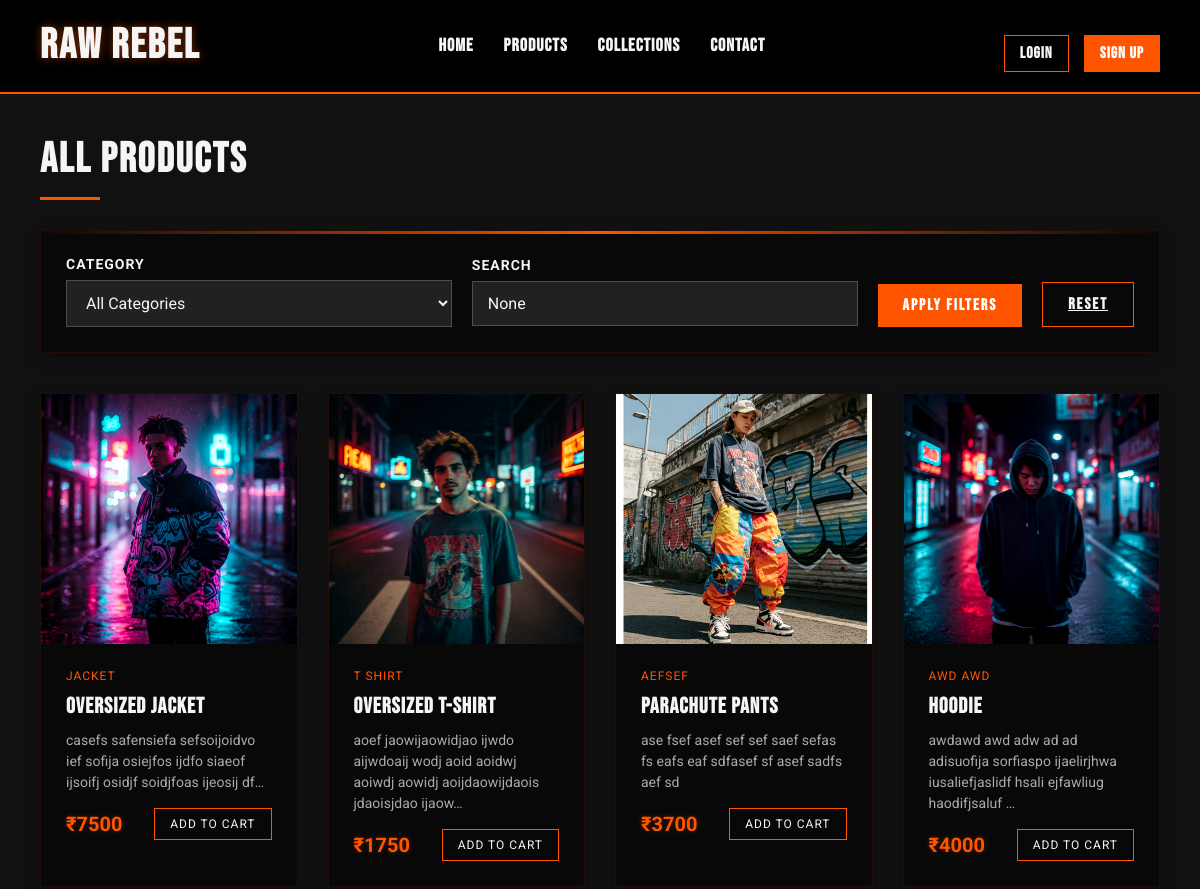
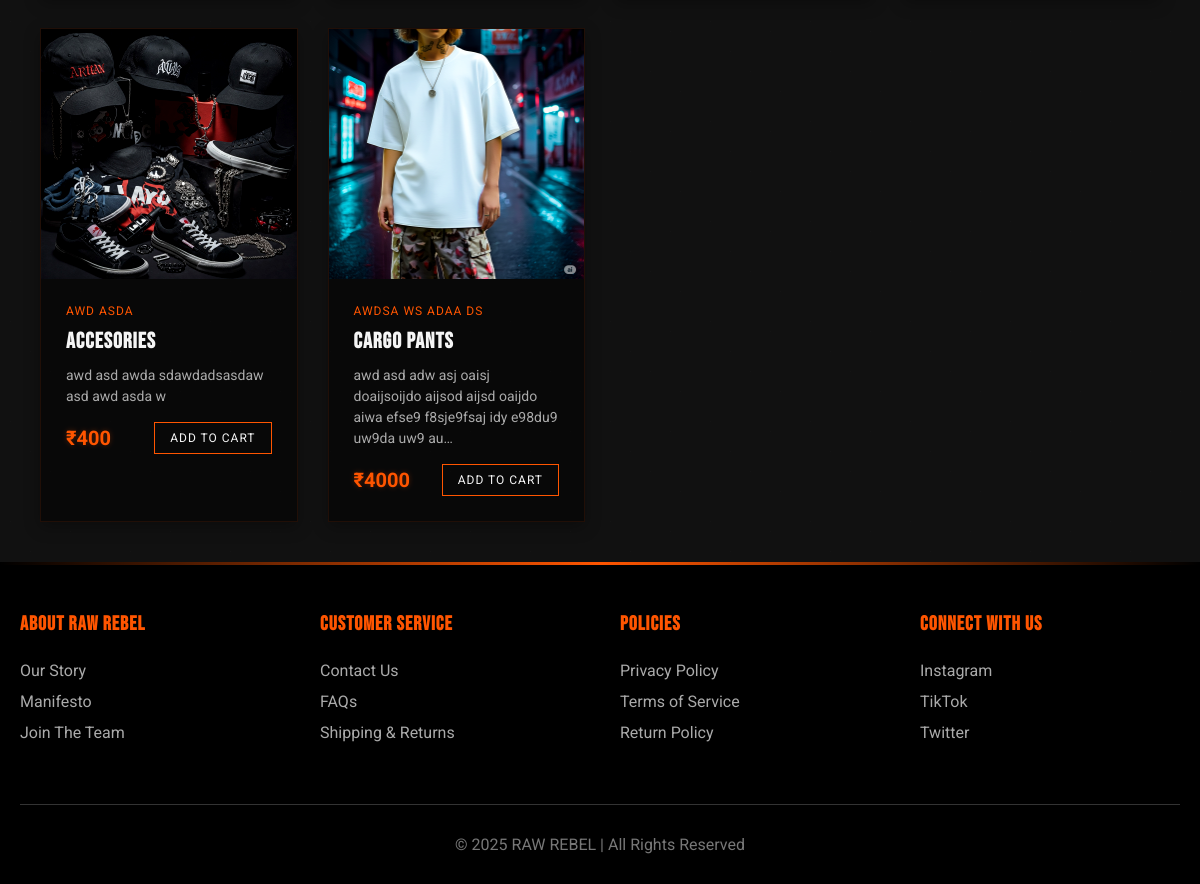
Screenshot of /products/ with the database file from the repository (2 pictures, top to bottom).
### shop/models.py (models this page shows, shortened)
class Product(models.Model):
    product_id = models.AutoField
    product_name = models.CharField(max_length=50)
    category = models.CharField(max_length=50, default="")
    subcategory = models.CharField(max_length=50, default="")
    price = models.IntegerField(default=0)
    desc = models.CharField(max_length=300)
    pub_date = models.DateField()
    image = models.ImageField(upload_to="shop\image", default="")

### shop/views.py (the view)
# urls.py: path('products/', views.products_view, name='products'),
def products_view(request):
    category = request.GET.get('category', None)
    search_query = request.GET.get('search', None)
    all_categories = Product.objects.values_list('category', flat=True).distinct()
    if category:
        products = Product.objects.filter(category=category)
    elif search_query:
        products = Product.objects.filter(product_name__icontains=search_query)
    else:
        products = Product.objects.all()
    context = {
        'products': products,
        'categories': all_categories,
        'selected_category': category,
        'search_query': search_query
    }
    return render(request, 'shop/products.html', context)

### shop/templates/shop/products.html (shortened to what this page needs)
<!DOCTYPE html>
<html lang="en">
<head>
</head>
<body>
  <header>
    <h1>RAW REBEL</h1>
    <nav>
      <ul>
        <li><a href="/homepage">Home</a></li>
        <li><a href="/products" class="active">Products</a></li>
        <li><a href="{% url 'collections' %}">Collections</a></li>
        <li><a href="{% url 'contact' %}">Contact</a></li>
      </ul>
    </nav>
    <div class="auth-buttons">
      {% if user.is_authenticated %}
        <a href="{% url 'logout' %}" class="auth-btn">Logout</a>
        <span class="welcome-text">Hello, {{ user.username }}</span>
      {% else %}
        <a href="{% url 'login' %}" class="auth-btn">Login</a>
        <a href="{% url 'signup' %}" class="auth-btn signup">Sign Up</a>
      {% endif %}
    </div>
  </header>
  <main>
    <h1 class="page-title">All Products</h1>
    <div class="filters-container">
      <form action="{% url 'products' %}" method="get" class="filters-form">
        <div class="filter-group">
          <label for="category">Category</label>
          <select name="category" id="category" class="filter-input">
            <option value="">All Categories</option>
          </select>
        </div>
        <div class="filter-group">
          <label for="search">Search</label>
          <input type="text" name="search" id="search" class="filter-input" value="{{ search_query }}" placeholder="Search products...">
        </div>
        <button type="submit" class="filter-button">Apply Filters</button>
        <a href="{% url 'products' %}" class="reset-button">Reset</a>
      </form>
    </div>
    {% if products %}
      <div class="product-list">
        {% for product in products %}
          <div class="product">
            <div class="product-img">
              <a href="{% url 'details' product.id %}">
                <img src="{{ product.image.url }}" alt="{{ product.product_name }}">
              </a>
            </div>
            <div class="product-info">
              <div class="product-category">{{ product.category }}</div>
              <a href="{% url 'details' product.id %}">
                <h3>{{ product.product_name }}</h3>
              </a>
              <p class="product-desc">{{ product.desc|truncatechars:100 }}</p>
              <div class="product-bottom">
                <span class="price">₹{{ product.price }}</span>
                <form action="{% url 'add_to_cart' product.id %}" method="post">
                  <button type="submit" class="add-to-cart">Add to Cart</button>
                </form>
              </div>
            </div>
          </div>
        {% endfor %}
      </div>
    {% else %}
      <div class="no-products">
        <p>No products found matching your criteria.</p>
      </div>
    {% endif %}
  </main>
  <footer>
    <div class="footer-content">
      <div class="footer-section">
        <h3>About RAW REBEL</h3>
        <ul>
          <li><a href="#">Our Story</a></li>
          <li><a href="#">Manifesto</a></li>
          <li><a href="#">Join The Team</a></li>
        </ul>
      </div>
      <div class="footer-section">
        <h3>Customer Service</h3>
        <ul>
          <li><a href="#">Contact Us</a></li>
          <li><a href="#">FAQs</a></li>
          <li><a href="#">Shipping & Returns</a></li>
        </ul>
      </div>
      <div class="footer-section">
        <h3>Policies</h3>
        <ul>
          <li><a href="#">Privacy Policy</a></li>
          <li><a href="#">Terms of Service</a></li>
          <li><a href="#">Return Policy</a></li>
        </ul>
      </div>
      <div class="footer-section">
        <h3>Connect With Us</h3>
        <ul>
          <li><a href="#">Instagram</a></li>
          <li><a href="#">TikTok</a></li>
          <li><a href="#">Twitter</a></li>
        </ul>
      </div>
    </div>
    <div class="copyright">
      <p>&copy; 2025 RAW REBEL | All Rights Reserved</p>
    </div>
  </footer>
</body>
</html>

### rows the page displays
Product: image (picture), category "JACKET", product_name "OVERSIZED JACKET", desc "casefs safensiefa sefsoijoidvo ief sofija osiejfos ijdfo siaeof ijsoifj osidjf soidjfoas ijeosij df…", price "7500"
Product: image (picture), category "T SHIRT", product_name "OVERSIZED T-SHIRT", desc "aoef jaowijaowidjao ijwdo aijwdoaij wodj aoid aoidwj aoiwdj aowidj aoijdaowijdaois jdaoisjdao ijaow…", price "1750"
Product: image (picture), category "AEFSEF", product_name "PARACHUTE PANTS", desc "ase fsef asef sef sef saef sefas fs eafs eaf sdfasef sf asef sadfs aef sd", price "3700"
Product: image (picture), category "AWD AWD", product_name "HOODIE", desc "awdawd awd adw ad ad adisuofija sorfiaspo ijaelirjhwa iusaliefjaslidf hsali ejfawliug haodifjsaluf …", price "4000"
Product: image (picture), category "AWD ASDA", product_name "ACCESORIES", desc "awd asd awda sdawdadsasdaw asd awd asda w", price "400"
Product: image (picture), category "AWDSA WS ADAA DS", product_name "CARGO PANTS", desc "awd asd adw asj oaisj doaijsoijdo aijsod aijsd oaijdo aiwa efse9 f8sje9fsaj idy e98du9 uw9da uw9 au…", price "4000"
